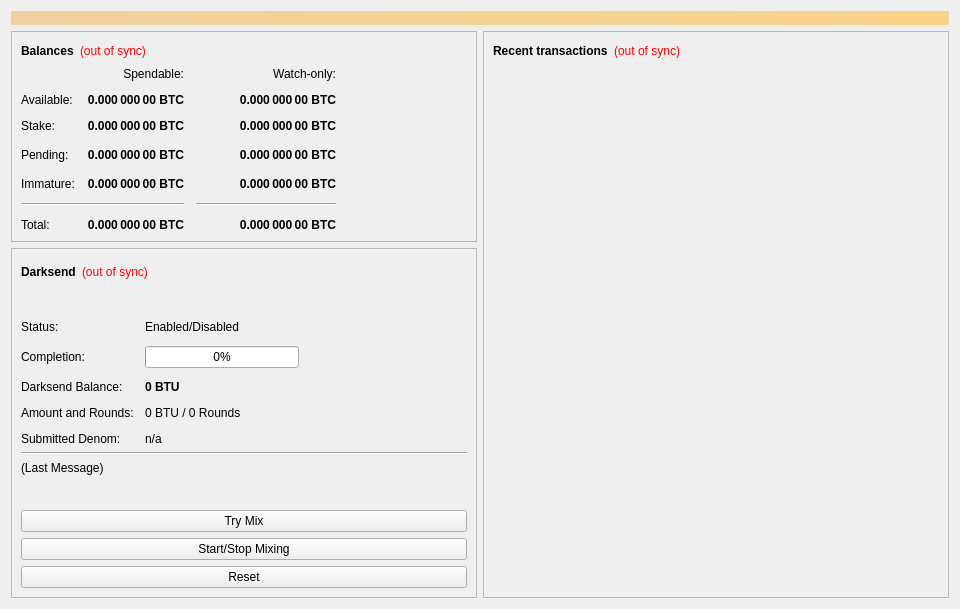
<?xml version="1.0" encoding="UTF-8"?>
<ui version="4.0">
 <class>OverviewPage</class>
 <widget class="QWidget" name="OverviewPage">
  <property name="geometry">
   <rect>
    <x>0</x>
    <y>0</y>
    <width>960</width>
    <height>594</height>
   </rect>
  </property>
  <property name="minimumSize">
   <size>
    <width>960</width>
    <height>0</height>
   </size>
  </property>
  <property name="windowTitle">
   <string>Form</string>
  </property>
  <layout class="QVBoxLayout" name="topLayout">
   <item>
    <widget class="QLabel" name="labelAlerts">
     <property name="visible">
      <bool>false</bool>
     </property>
     <property name="styleSheet">
      <string notr="true">background-color: qlineargradient(x1: 0, y1: 0, x2: 1, y2: 0, stop:0 #F0D0A0, stop:1 #F8D488); color:#000000;</string>
     </property>
     <property name="wordWrap">
      <bool>true</bool>
     </property>
     <property name="margin">
      <number>3</number>
     </property>
    </widget>
   </item>
   <item>
    <layout class="QHBoxLayout" name="horizontalLayout" stretch="1,1">
     <item>
      <layout class="QVBoxLayout" name="verticalLayout_2">
       <item>
        <widget class="QFrame" name="frame">
         <property name="frameShape">
          <enum>QFrame::StyledPanel</enum>
         </property>
         <property name="frameShadow">
          <enum>QFrame::Raised</enum>
         </property>
         <layout class="QVBoxLayout" name="verticalLayout_4">
          <item>
           <layout class="QHBoxLayout" name="horizontalLayout_4">
            <item>
             <widget class="QLabel" name="label_5">
              <property name="font">
               <font>
                <weight>75</weight>
                <bold>true</bold>
               </font>
              </property>
              <property name="text">
               <string>Balances</string>
              </property>
             </widget>
            </item>
            <item>
             <widget class="QLabel" name="labelWalletStatus">
              <property name="cursor">
               <cursorShape>WhatsThisCursor</cursorShape>
              </property>
              <property name="toolTip">
               <string>The displayed information may be out of date. Your wallet automatically synchronizes with the Bitultra network after a connection is established, but this process has not completed yet.</string>
              </property>
              <property name="styleSheet">
               <string notr="true">QLabel { color: red; }</string>
              </property>
              <property name="text">
               <string notr="true">(out of sync)</string>
              </property>
              <property name="alignment">
               <set>Qt::AlignLeading|Qt::AlignLeft|Qt::AlignVCenter</set>
              </property>
             </widget>
            </item>
            <item>
             <spacer name="horizontalSpacer_3">
              <property name="orientation">
               <enum>Qt::Horizontal</enum>
              </property>
              <property name="sizeHint" stdset="0">
               <size>
                <width>40</width>
                <height>20</height>
               </size>
              </property>
             </spacer>
            </item>
           </layout>
          </item>
          <item>
           <layout class="QGridLayout" name="gridLayout">
            <property name="spacing">
             <number>12</number>
            </property>
            <item row="3" column="2">
             <widget class="QLabel" name="labelWatchPending">
              <property name="font">
               <font>
                <weight>75</weight>
                <bold>true</bold>
               </font>
              </property>
              <property name="cursor">
               <cursorShape>IBeamCursor</cursorShape>
              </property>
              <property name="toolTip">
               <string>Unconfirmed transactions to watch-only addresses</string>
              </property>
              <property name="text">
               <string notr="true">0.000 000 00 BTC</string>
              </property>
              <property name="alignment">
               <set>Qt::AlignRight|Qt::AlignTrailing|Qt::AlignVCenter</set>
              </property>
              <property name="textInteractionFlags">
               <set>Qt::LinksAccessibleByMouse|Qt::TextSelectableByKeyboard|Qt::TextSelectableByMouse</set>
              </property>
             </widget>
            </item>
            <item row="3" column="1">
             <widget class="QLabel" name="labelUnconfirmed">
              <property name="font">
               <font>
                <weight>75</weight>
                <bold>true</bold>
               </font>
              </property>
              <property name="cursor">
               <cursorShape>IBeamCursor</cursorShape>
              </property>
              <property name="toolTip">
               <string>Total of transactions that have yet to be confirmed, and do not yet count toward the spendable balance</string>
              </property>
              <property name="text">
               <string notr="true">0.000 000 00 BTC</string>
              </property>
              <property name="alignment">
               <set>Qt::AlignRight|Qt::AlignTrailing|Qt::AlignVCenter</set>
              </property>
              <property name="textInteractionFlags">
               <set>Qt::LinksAccessibleByMouse|Qt::TextSelectableByKeyboard|Qt::TextSelectableByMouse</set>
              </property>
             </widget>
            </item>
            <item row="4" column="2">
             <widget class="QLabel" name="labelWatchImmature">
              <property name="font">
               <font>
                <weight>75</weight>
                <bold>true</bold>
               </font>
              </property>
              <property name="cursor">
               <cursorShape>IBeamCursor</cursorShape>
              </property>
              <property name="toolTip">
               <string>Mined balance in watch-only addresses that has not yet matured</string>
              </property>
              <property name="text">
               <string notr="true">0.000 000 00 BTC</string>
              </property>
              <property name="alignment">
               <set>Qt::AlignRight|Qt::AlignTrailing|Qt::AlignVCenter</set>
              </property>
              <property name="textInteractionFlags">
               <set>Qt::LinksAccessibleByMouse|Qt::TextSelectableByKeyboard|Qt::TextSelectableByMouse</set>
              </property>
             </widget>
            </item>
            <item row="5" column="0" colspan="2">
             <widget class="Line" name="lineSpendableBalance">
              <property name="orientation">
               <enum>Qt::Horizontal</enum>
              </property>
             </widget>
            </item>
            <item row="5" column="2">
             <widget class="Line" name="lineWatchBalance">
              <property name="sizePolicy">
               <sizepolicy hsizetype="Preferred" vsizetype="Fixed">
                <horstretch>0</horstretch>
                <verstretch>0</verstretch>
               </sizepolicy>
              </property>
              <property name="minimumSize">
               <size>
                <width>140</width>
                <height>0</height>
               </size>
              </property>
              <property name="orientation">
               <enum>Qt::Horizontal</enum>
              </property>
             </widget>
            </item>
            <item row="6" column="0">
             <widget class="QLabel" name="labelTotalText">
              <property name="text">
               <string>Total:</string>
              </property>
             </widget>
            </item>
            <item row="4" column="1">
             <widget class="QLabel" name="labelImmature">
              <property name="font">
               <font>
                <weight>75</weight>
                <bold>true</bold>
               </font>
              </property>
              <property name="cursor">
               <cursorShape>IBeamCursor</cursorShape>
              </property>
              <property name="toolTip">
               <string>Mined balance that has not yet matured</string>
              </property>
              <property name="text">
               <string notr="true">0.000 000 00 BTC</string>
              </property>
              <property name="alignment">
               <set>Qt::AlignRight|Qt::AlignTrailing|Qt::AlignVCenter</set>
              </property>
              <property name="textInteractionFlags">
               <set>Qt::LinksAccessibleByMouse|Qt::TextSelectableByKeyboard|Qt::TextSelectableByMouse</set>
              </property>
             </widget>
            </item>
            <item row="3" column="3">
             <spacer name="horizontalSpacer_2">
              <property name="orientation">
               <enum>Qt::Horizontal</enum>
              </property>
              <property name="sizeHint" stdset="0">
               <size>
                <width>40</width>
                <height>20</height>
               </size>
              </property>
             </spacer>
            </item>
            <item row="4" column="0">
             <widget class="QLabel" name="labelImmatureText">
              <property name="text">
               <string>Immature:</string>
              </property>
             </widget>
            </item>
            <item row="6" column="1">
             <widget class="QLabel" name="labelTotal">
              <property name="font">
               <font>
                <weight>75</weight>
                <bold>true</bold>
               </font>
              </property>
              <property name="cursor">
               <cursorShape>IBeamCursor</cursorShape>
              </property>
              <property name="toolTip">
               <string>Your current total balance</string>
              </property>
              <property name="text">
               <string notr="true">0.000 000 00 BTC</string>
              </property>
              <property name="alignment">
               <set>Qt::AlignRight|Qt::AlignTrailing|Qt::AlignVCenter</set>
              </property>
              <property name="textInteractionFlags">
               <set>Qt::LinksAccessibleByMouse|Qt::TextSelectableByKeyboard|Qt::TextSelectableByMouse</set>
              </property>
             </widget>
            </item>
            <item row="6" column="2">
             <widget class="QLabel" name="labelWatchTotal">
              <property name="font">
               <font>
                <weight>75</weight>
                <bold>true</bold>
               </font>
              </property>
              <property name="cursor">
               <cursorShape>IBeamCursor</cursorShape>
              </property>
              <property name="toolTip">
               <string>Current total balance in watch-only addresses</string>
              </property>
              <property name="text">
               <string notr="true">0.000 000 00 BTC</string>
              </property>
              <property name="alignment">
               <set>Qt::AlignRight|Qt::AlignTrailing|Qt::AlignVCenter</set>
              </property>
              <property name="textInteractionFlags">
               <set>Qt::LinksAccessibleByMouse|Qt::TextSelectableByKeyboard|Qt::TextSelectableByMouse</set>
              </property>
             </widget>
            </item>
            <item row="0" column="2">
             <widget class="QLabel" name="labelWatchonly">
              <property name="text">
               <string>Watch-only:</string>
              </property>
              <property name="alignment">
               <set>Qt::AlignRight|Qt::AlignTrailing|Qt::AlignVCenter</set>
              </property>
             </widget>
            </item>
            <item row="1" column="0">
             <widget class="QLabel" name="labelBalanceText">
              <property name="text">
               <string>Available:</string>
              </property>
             </widget>
            </item>
            <item row="1" column="1">
             <widget class="QLabel" name="labelBalance">
              <property name="font">
               <font>
                <weight>75</weight>
                <bold>true</bold>
               </font>
              </property>
              <property name="cursor">
               <cursorShape>IBeamCursor</cursorShape>
              </property>
              <property name="toolTip">
               <string>Your current spendable balance</string>
              </property>
              <property name="text">
               <string notr="true">0.000 000 00 BTC</string>
              </property>
              <property name="alignment">
               <set>Qt::AlignRight|Qt::AlignTrailing|Qt::AlignVCenter</set>
              </property>
              <property name="textInteractionFlags">
               <set>Qt::LinksAccessibleByMouse|Qt::TextSelectableByKeyboard|Qt::TextSelectableByMouse</set>
              </property>
             </widget>
            </item>
            <item row="2" column="0">
             <widget class="QLabel" name="label_10">
              <property name="text">
               <string>Stake:</string>
              </property>
             </widget>
            </item>
            <item row="2" column="1">
             <widget class="QLabel" name="labelStake">
              <property name="font">
               <font>
                <weight>75</weight>
                <bold>true</bold>
               </font>
              </property>
              <property name="cursor">
               <cursorShape>IBeamCursor</cursorShape>
              </property>
              <property name="toolTip">
               <string>Total of coins that was staked, and do not yet count toward the current balance</string>
              </property>
              <property name="text">
               <string notr="true">0.000 000 00 BTC</string>
              </property>
              <property name="alignment">
               <set>Qt::AlignRight|Qt::AlignTrailing|Qt::AlignVCenter</set>
              </property>
              <property name="textInteractionFlags">
               <set>Qt::LinksAccessibleByMouse|Qt::TextSelectableByKeyboard|Qt::TextSelectableByMouse</set>
              </property>
             </widget>
            </item>
            <item row="2" column="2">
             <widget class="QLabel" name="labelWatchStake">
              <property name="font">
               <font>
                <weight>75</weight>
                <bold>true</bold>
               </font>
              </property>
              <property name="cursor">
               <cursorShape>IBeamCursor</cursorShape>
              </property>
              <property name="toolTip">
               <string>Total of coins that was staked in watch-only addresses, and do not yet count toward the current watch-only balance</string>
              </property>
              <property name="text">
               <string notr="true">0.000 000 00 BTC</string>
              </property>
              <property name="alignment">
               <set>Qt::AlignRight|Qt::AlignTrailing|Qt::AlignVCenter</set>
              </property>
              <property name="textInteractionFlags">
               <set>Qt::LinksAccessibleByMouse|Qt::TextSelectableByKeyboard|Qt::TextSelectableByMouse</set>
              </property>
             </widget>
            </item>
            <item row="1" column="2">
             <widget class="QLabel" name="labelWatchAvailable">
              <property name="font">
               <font>
                <weight>75</weight>
                <bold>true</bold>
               </font>
              </property>
              <property name="cursor">
               <cursorShape>IBeamCursor</cursorShape>
              </property>
              <property name="toolTip">
               <string>Your current balance in watch-only addresses</string>
              </property>
              <property name="text">
               <string notr="true">0.000 000 00 BTC</string>
              </property>
              <property name="alignment">
               <set>Qt::AlignRight|Qt::AlignTrailing|Qt::AlignVCenter</set>
              </property>
              <property name="textInteractionFlags">
               <set>Qt::LinksAccessibleByMouse|Qt::TextSelectableByKeyboard|Qt::TextSelectableByMouse</set>
              </property>
             </widget>
            </item>
            <item row="3" column="0">
             <widget class="QLabel" name="labelPendingText">
              <property name="text">
               <string>Pending:</string>
              </property>
             </widget>
            </item>
            <item row="0" column="1">
             <widget class="QLabel" name="labelSpendable">
              <property name="text">
               <string>Spendable:</string>
              </property>
              <property name="alignment">
               <set>Qt::AlignRight|Qt::AlignTrailing|Qt::AlignVCenter</set>
              </property>
             </widget>
            </item>
           </layout>
          </item>
         </layout>
        </widget>
       </item>
       <item>
        <widget class="QFrame" name="frameDarksend">
         <property name="sizePolicy">
          <sizepolicy hsizetype="Expanding" vsizetype="Expanding">
           <horstretch>0</horstretch>
           <verstretch>0</verstretch>
          </sizepolicy>
         </property>
         <property name="minimumSize">
          <size>
           <width>0</width>
           <height>350</height>
          </size>
         </property>
         <property name="layoutDirection">
          <enum>Qt::LeftToRight</enum>
         </property>
         <property name="frameShape">
          <enum>QFrame::StyledPanel</enum>
         </property>
         <property name="frameShadow">
          <enum>QFrame::Raised</enum>
         </property>
         <layout class="QVBoxLayout" name="verticalLayout_5">
          <item>
           <layout class="QHBoxLayout" name="horizontalLayout_5">
            <item>
             <widget class="QLabel" name="label_2">
              <property name="font">
               <font>
                <weight>75</weight>
                <bold>true</bold>
               </font>
              </property>
              <property name="text">
               <string>Darksend</string>
              </property>
             </widget>
            </item>
            <item>
             <widget class="QLabel" name="labelDarksendSyncStatus">
              <property name="toolTip">
               <string>The displayed information may be out of date. Your wallet automatically synchronizes with the Bitultra network after a connection is established, but this process has not completed yet.</string>
              </property>
              <property name="styleSheet">
               <string notr="true">QLabel { color: red; }</string>
              </property>
              <property name="text">
               <string notr="true">(out of sync)</string>
              </property>
              <property name="alignment">
               <set>Qt::AlignLeading|Qt::AlignLeft|Qt::AlignVCenter</set>
              </property>
             </widget>
            </item>
            <item>
             <spacer name="horizontalSpacer_4">
              <property name="orientation">
               <enum>Qt::Horizontal</enum>
              </property>
              <property name="sizeHint" stdset="0">
               <size>
                <width>40</width>
                <height>20</height>
               </size>
              </property>
             </spacer>
            </item>
           </layout>
          </item>
          <item>
           <widget class="QPushButton" name="runAutoDenom">
            <property name="palette">
             <palette>
              <active>
               <colorrole role="WindowText">
                <brush brushstyle="SolidPattern">
                 <color alpha="255">
                  <red>0</red>
                  <green>0</green>
                  <blue>0</blue>
                 </color>
                </brush>
               </colorrole>
               <colorrole role="Button">
                <brush brushstyle="SolidPattern">
                 <color alpha="255">
                  <red>239</red>
                  <green>238</green>
                  <blue>238</blue>
                 </color>
                </brush>
               </colorrole>
               <colorrole role="Light">
                <brush brushstyle="SolidPattern">
                 <color alpha="255">
                  <red>255</red>
                  <green>255</green>
                  <blue>255</blue>
                 </color>
                </brush>
               </colorrole>
               <colorrole role="Midlight">
                <brush brushstyle="SolidPattern">
                 <color alpha="255">
                  <red>247</red>
                  <green>246</green>
                  <blue>246</blue>
                 </color>
                </brush>
               </colorrole>
               <colorrole role="Dark">
                <brush brushstyle="SolidPattern">
                 <color alpha="255">
                  <red>119</red>
                  <green>119</green>
                  <blue>119</blue>
                 </color>
                </brush>
               </colorrole>
               <colorrole role="Mid">
                <brush brushstyle="SolidPattern">
                 <color alpha="255">
                  <red>159</red>
                  <green>159</green>
                  <blue>159</blue>
                 </color>
                </brush>
               </colorrole>
               <colorrole role="Text">
                <brush brushstyle="SolidPattern">
                 <color alpha="255">
                  <red>0</red>
                  <green>0</green>
                  <blue>0</blue>
                 </color>
                </brush>
               </colorrole>
               <colorrole role="BrightText">
                <brush brushstyle="SolidPattern">
                 <color alpha="255">
                  <red>255</red>
                  <green>255</green>
                  <blue>255</blue>
                 </color>
                </brush>
               </colorrole>
               <colorrole role="ButtonText">
                <brush brushstyle="SolidPattern">
                 <color alpha="255">
                  <red>0</red>
                  <green>0</green>
                  <blue>0</blue>
                 </color>
                </brush>
               </colorrole>
               <colorrole role="Base">
                <brush brushstyle="SolidPattern">
                 <color alpha="255">
                  <red>255</red>
                  <green>255</green>
                  <blue>255</blue>
                 </color>
                </brush>
               </colorrole>
               <colorrole role="Window">
                <brush brushstyle="SolidPattern">
                 <color alpha="255">
                  <red>239</red>
                  <green>238</green>
                  <blue>238</blue>
                 </color>
                </brush>
               </colorrole>
               <colorrole role="Shadow">
                <brush brushstyle="SolidPattern">
                 <color alpha="255">
                  <red>0</red>
                  <green>0</green>
                  <blue>0</blue>
                 </color>
                </brush>
               </colorrole>
               <colorrole role="AlternateBase">
                <brush brushstyle="SolidPattern">
                 <color alpha="255">
                  <red>247</red>
                  <green>246</green>
                  <blue>246</blue>
                 </color>
                </brush>
               </colorrole>
               <colorrole role="ToolTipBase">
                <brush brushstyle="SolidPattern">
                 <color alpha="255">
                  <red>255</red>
                  <green>255</green>
                  <blue>220</blue>
                 </color>
                </brush>
               </colorrole>
               <colorrole role="ToolTipText">
                <brush brushstyle="SolidPattern">
                 <color alpha="255">
                  <red>0</red>
                  <green>0</green>
                  <blue>0</blue>
                 </color>
                </brush>
               </colorrole>
              </active>
              <inactive>
               <colorrole role="WindowText">
                <brush brushstyle="SolidPattern">
                 <color alpha="255">
                  <red>0</red>
                  <green>0</green>
                  <blue>0</blue>
                 </color>
                </brush>
               </colorrole>
               <colorrole role="Button">
                <brush brushstyle="SolidPattern">
                 <color alpha="255">
                  <red>239</red>
                  <green>238</green>
                  <blue>238</blue>
                 </color>
                </brush>
               </colorrole>
               <colorrole role="Light">
                <brush brushstyle="SolidPattern">
                 <color alpha="255">
                  <red>255</red>
                  <green>255</green>
                  <blue>255</blue>
                 </color>
                </brush>
               </colorrole>
               <colorrole role="Midlight">
                <brush brushstyle="SolidPattern">
                 <color alpha="255">
                  <red>247</red>
                  <green>246</green>
                  <blue>246</blue>
                 </color>
                </brush>
               </colorrole>
               <colorrole role="Dark">
                <brush brushstyle="SolidPattern">
                 <color alpha="255">
                  <red>119</red>
                  <green>119</green>
                  <blue>119</blue>
                 </color>
                </brush>
               </colorrole>
               <colorrole role="Mid">
                <brush brushstyle="SolidPattern">
                 <color alpha="255">
                  <red>159</red>
                  <green>159</green>
                  <blue>159</blue>
                 </color>
                </brush>
               </colorrole>
               <colorrole role="Text">
                <brush brushstyle="SolidPattern">
                 <color alpha="255">
                  <red>0</red>
                  <green>0</green>
                  <blue>0</blue>
                 </color>
                </brush>
               </colorrole>
               <colorrole role="BrightText">
                <brush brushstyle="SolidPattern">
                 <color alpha="255">
                  <red>255</red>
                  <green>255</green>
                  <blue>255</blue>
                 </color>
                </brush>
               </colorrole>
               <colorrole role="ButtonText">
                <brush brushstyle="SolidPattern">
                 <color alpha="255">
                  <red>0</red>
                  <green>0</green>
                  <blue>0</blue>
                 </color>
                </brush>
               </colorrole>
               <colorrole role="Base">
                <brush brushstyle="SolidPattern">
                 <color alpha="255">
                  <red>255</red>
                  <green>255</green>
                  <blue>255</blue>
                 </color>
                </brush>
               </colorrole>
               <colorrole role="Window">
                <brush brushstyle="SolidPattern">
                 <color alpha="255">
                  <red>239</red>
                  <green>238</green>
                  <blue>238</blue>
                 </color>
                </brush>
               </colorrole>
               <colorrole role="Shadow">
                <brush brushstyle="SolidPattern">
                 <color alpha="255">
                  <red>0</red>
                  <green>0</green>
                  <blue>0</blue>
                 </color>
                </brush>
               </colorrole>
               <colorrole role="AlternateBase">
                <brush brushstyle="SolidPattern">
                 <color alpha="255">
                  <red>247</red>
                  <green>246</green>
                  <blue>246</blue>
                 </color>
                </brush>
               </colorrole>
               <colorrole role="ToolTipBase">
                <brush brushstyle="SolidPattern">
                 <color alpha="255">
                  <red>255</red>
                  <green>255</green>
                  <blue>220</blue>
                 </color>
                </brush>
               </colorrole>
               <colorrole role="ToolTipText">
                <brush brushstyle="SolidPattern">
                 <color alpha="255">
                  <red>0</red>
                  <green>0</green>
                  <blue>0</blue>
                 </color>
                </brush>
               </colorrole>
              </inactive>
              <disabled>
               <colorrole role="WindowText">
                <brush brushstyle="SolidPattern">
                 <color alpha="255">
                  <red>119</red>
                  <green>119</green>
                  <blue>119</blue>
                 </color>
                </brush>
               </colorrole>
               <colorrole role="Button">
                <brush brushstyle="SolidPattern">
                 <color alpha="255">
                  <red>239</red>
                  <green>238</green>
                  <blue>238</blue>
                 </color>
                </brush>
               </colorrole>
               <colorrole role="Light">
                <brush brushstyle="SolidPattern">
                 <color alpha="255">
                  <red>255</red>
                  <green>255</green>
                  <blue>255</blue>
                 </color>
                </brush>
               </colorrole>
               <colorrole role="Midlight">
                <brush brushstyle="SolidPattern">
                 <color alpha="255">
                  <red>247</red>
                  <green>246</green>
                  <blue>246</blue>
                 </color>
                </brush>
               </colorrole>
               <colorrole role="Dark">
                <brush brushstyle="SolidPattern">
                 <color alpha="255">
                  <red>119</red>
                  <green>119</green>
                  <blue>119</blue>
                 </color>
                </brush>
               </colorrole>
               <colorrole role="Mid">
                <brush brushstyle="SolidPattern">
                 <color alpha="255">
                  <red>159</red>
                  <green>159</green>
                  <blue>159</blue>
                 </color>
                </brush>
               </colorrole>
               <colorrole role="Text">
                <brush brushstyle="SolidPattern">
                 <color alpha="255">
                  <red>119</red>
                  <green>119</green>
                  <blue>119</blue>
                 </color>
                </brush>
               </colorrole>
               <colorrole role="BrightText">
                <brush brushstyle="SolidPattern">
                 <color alpha="255">
                  <red>255</red>
                  <green>255</green>
                  <blue>255</blue>
                 </color>
                </brush>
               </colorrole>
               <colorrole role="ButtonText">
                <brush brushstyle="SolidPattern">
                 <color alpha="255">
                  <red>119</red>
                  <green>119</green>
                  <blue>119</blue>
                 </color>
                </brush>
               </colorrole>
               <colorrole role="Base">
                <brush brushstyle="SolidPattern">
                 <color alpha="255">
                  <red>239</red>
                  <green>238</green>
                  <blue>238</blue>
                 </color>
                </brush>
               </colorrole>
               <colorrole role="Window">
                <brush brushstyle="SolidPattern">
                 <color alpha="255">
                  <red>239</red>
                  <green>238</green>
                  <blue>238</blue>
                 </color>
                </brush>
               </colorrole>
               <colorrole role="Shadow">
                <brush brushstyle="SolidPattern">
                 <color alpha="255">
                  <red>0</red>
                  <green>0</green>
                  <blue>0</blue>
                 </color>
                </brush>
               </colorrole>
               <colorrole role="AlternateBase">
                <brush brushstyle="SolidPattern">
                 <color alpha="255">
                  <red>239</red>
                  <green>238</green>
                  <blue>238</blue>
                 </color>
                </brush>
               </colorrole>
               <colorrole role="ToolTipBase">
                <brush brushstyle="SolidPattern">
                 <color alpha="255">
                  <red>255</red>
                  <green>255</green>
                  <blue>220</blue>
                 </color>
                </brush>
               </colorrole>
               <colorrole role="ToolTipText">
                <brush brushstyle="SolidPattern">
                 <color alpha="255">
                  <red>0</red>
                  <green>0</green>
                  <blue>0</blue>
                 </color>
                </brush>
               </colorrole>
              </disabled>
             </palette>
            </property>
            <property name="focusPolicy">
             <enum>Qt::NoFocus</enum>
            </property>
            <property name="autoFillBackground">
             <bool>true</bool>
            </property>
            <property name="text">
             <string/>
            </property>
            <property name="flat">
             <bool>true</bool>
            </property>
           </widget>
          </item>
          <item>
           <layout class="QFormLayout" name="formLayout">
            <property name="fieldGrowthPolicy">
             <enum>QFormLayout::AllNonFixedFieldsGrow</enum>
            </property>
            <property name="horizontalSpacing">
             <number>11</number>
            </property>
            <property name="verticalSpacing">
             <number>12</number>
            </property>
            <item row="0" column="0">
             <widget class="QLabel" name="label_6">
              <property name="text">
               <string>Status:</string>
              </property>
             </widget>
            </item>
            <item row="1" column="0">
             <widget class="QLabel" name="label_7">
              <property name="text">
               <string>Completion:</string>
              </property>
             </widget>
            </item>
            <item row="1" column="1">
             <widget class="QProgressBar" name="darksendProgress">
              <property name="maximumSize">
               <size>
                <width>154</width>
                <height>16777215</height>
               </size>
              </property>
              <property name="value">
               <number>0</number>
              </property>
             </widget>
            </item>
            <item row="3" column="0">
             <widget class="QLabel" name="labelAnonymizedText">
              <property name="text">
               <string>Darksend Balance:</string>
              </property>
             </widget>
            </item>
            <item row="3" column="1">
             <widget class="QLabel" name="labelAnonymized">
              <property name="font">
               <font>
                <weight>75</weight>
                <bold>true</bold>
               </font>
              </property>
              <property name="text">
               <string notr="true">0 BTU</string>
              </property>
             </widget>
            </item>
            <item row="4" column="0">
             <widget class="QLabel" name="label_8">
              <property name="text">
               <string>Amount and Rounds:</string>
              </property>
             </widget>
            </item>
            <item row="4" column="1">
             <widget class="QLabel" name="labelAmountRounds">
              <property name="text">
               <string>0 BTU / 0 Rounds</string>
              </property>
             </widget>
            </item>
            <item row="5" column="0">
             <widget class="QLabel" name="label_9">
              <property name="text">
               <string>Submitted Denom:</string>
              </property>
             </widget>
            </item>
            <item row="5" column="1">
             <widget class="QLabel" name="labelSubmittedDenom">
              <property name="toolTip">
               <string>The denominations you submitted to the Masternode.&lt;br&gt;To mix, other users must submit the exact same denominations.</string>
              </property>
              <property name="text">
               <string>n/a</string>
              </property>
             </widget>
            </item>
            <item row="0" column="1">
             <widget class="QLabel" name="darksendEnabled">
              <property name="text">
               <string>Enabled/Disabled</string>
              </property>
             </widget>
            </item>
           </layout>
          </item>
          <item>
           <widget class="Line" name="lineLastMessage">
            <property name="orientation">
             <enum>Qt::Horizontal</enum>
            </property>
           </widget>
          </item>
          <item>
           <widget class="QLabel" name="darksendStatus">
            <property name="minimumSize">
             <size>
              <width>288</width>
              <height>43</height>
             </size>
            </property>
            <property name="text">
             <string>(Last Message)</string>
            </property>
            <property name="alignment">
             <set>Qt::AlignLeading|Qt::AlignLeft|Qt::AlignTop</set>
            </property>
            <property name="wordWrap">
             <bool>true</bool>
            </property>
           </widget>
          </item>
          <item>
           <widget class="QPushButton" name="darksendAuto">
            <property name="sizePolicy">
             <sizepolicy hsizetype="MinimumExpanding" vsizetype="Fixed">
              <horstretch>0</horstretch>
              <verstretch>0</verstretch>
             </sizepolicy>
            </property>
            <property name="toolTip">
             <string>Try to manually submit a Darksend request.</string>
            </property>
            <property name="text">
             <string>Try Mix</string>
            </property>
           </widget>
          </item>
          <item>
           <widget class="QPushButton" name="toggleDarksend">
            <property name="sizePolicy">
             <sizepolicy hsizetype="MinimumExpanding" vsizetype="Fixed">
              <horstretch>0</horstretch>
              <verstretch>0</verstretch>
             </sizepolicy>
            </property>
            <property name="text">
             <string>Start/Stop Mixing</string>
            </property>
           </widget>
          </item>
          <item>
           <widget class="QPushButton" name="darksendReset">
            <property name="sizePolicy">
             <sizepolicy hsizetype="MinimumExpanding" vsizetype="Fixed">
              <horstretch>0</horstretch>
              <verstretch>0</verstretch>
             </sizepolicy>
            </property>
            <property name="toolTip">
             <string>Reset the current status of Darksend (can interrupt Darksend if it's in the process of Mixing, which can cost you money!)</string>
            </property>
            <property name="autoFillBackground">
             <bool>false</bool>
            </property>
            <property name="text">
             <string>Reset</string>
            </property>
           </widget>
          </item>
         </layout>
        </widget>
       </item>
       <item>
        <spacer name="verticalSpacer">
         <property name="orientation">
          <enum>Qt::Vertical</enum>
         </property>
         <property name="sizeHint" stdset="0">
          <size>
           <width>20</width>
           <height>40</height>
          </size>
         </property>
        </spacer>
       </item>
      </layout>
     </item>
     <item>
      <layout class="QVBoxLayout" name="verticalLayout_3">
       <item>
        <widget class="QFrame" name="frame_2">
         <property name="frameShape">
          <enum>QFrame::StyledPanel</enum>
         </property>
         <property name="frameShadow">
          <enum>QFrame::Raised</enum>
         </property>
         <layout class="QVBoxLayout" name="verticalLayout">
          <item>
           <layout class="QHBoxLayout" name="horizontalLayout_2">
            <item>
             <widget class="QLabel" name="label_4">
              <property name="font">
               <font>
                <weight>75</weight>
                <bold>true</bold>
               </font>
              </property>
              <property name="text">
               <string>Recent transactions</string>
              </property>
             </widget>
            </item>
            <item>
             <widget class="QLabel" name="labelTransactionsStatus">
              <property name="cursor">
               <cursorShape>WhatsThisCursor</cursorShape>
              </property>
              <property name="toolTip">
               <string>The displayed information may be out of date. Your wallet automatically synchronizes with the Bitultra network after a connection is established, but this process has not completed yet.</string>
              </property>
              <property name="styleSheet">
               <string notr="true">QLabel { color: red; }</string>
              </property>
              <property name="text">
               <string notr="true">(out of sync)</string>
              </property>
              <property name="alignment">
               <set>Qt::AlignRight|Qt::AlignTrailing|Qt::AlignVCenter</set>
              </property>
             </widget>
            </item>
            <item>
             <spacer name="horizontalSpacer">
              <property name="orientation">
               <enum>Qt::Horizontal</enum>
              </property>
              <property name="sizeHint" stdset="0">
               <size>
                <width>40</width>
                <height>20</height>
               </size>
              </property>
             </spacer>
            </item>
           </layout>
          </item>
          <item>
           <widget class="QListView" name="listTransactions">
            <property name="styleSheet">
             <string notr="true">QListView { background: transparent; }</string>
            </property>
            <property name="frameShape">
             <enum>QFrame::NoFrame</enum>
            </property>
            <property name="verticalScrollBarPolicy">
             <enum>Qt::ScrollBarAlwaysOff</enum>
            </property>
            <property name="horizontalScrollBarPolicy">
             <enum>Qt::ScrollBarAlwaysOff</enum>
            </property>
            <property name="selectionMode">
             <enum>QAbstractItemView::NoSelection</enum>
            </property>
           </widget>
          </item>
         </layout>
        </widget>
       </item>
      </layout>
     </item>
    </layout>
   </item>
  </layout>
 </widget>
 <resources/>
 <connections/>
</ui>
